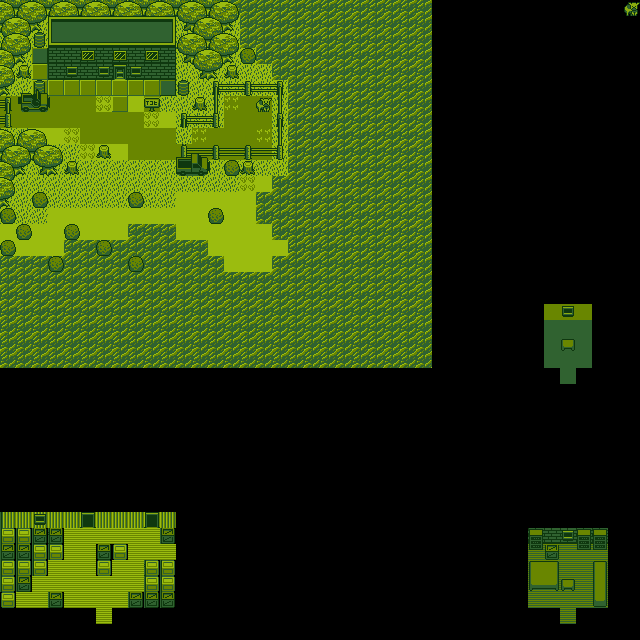

Tiled map render using the project's own tile images. Description and the map definition, with tile-layer contents summarised, below:
An orthogonal 40x40 tile map with 16x16 px tiles, 4 tile layers (ground, Tile Layer 2, decoration, overtop), 1 hidden layer not drawn and 52 objects.

<map version="1.2" tiledversion="1.2.4" orientation="orthogonal" renderorder="right-down" width="40" height="40" tilewidth="16" tileheight="16" infinite="0" nextlayerid="7" nextobjectid="64">
 <tileset firstgid="1" name="tileset" tilewidth="16" tileheight="16" tilecount="210" columns="14">
  <image source="tileset.png" trans="003039" width="224" height="240" />
 </tileset>
 <layer id="1" name="ground" width="40" height="40">
  <data>[1600 cells, 647 non-empty, 8 distinct tile ids]</data>
 </layer>
 <layer id="2" name="Tile Layer 2" width="40" height="40">
  <data>[1600 cells, 236 non-empty, 55 distinct tile ids]</data>
 </layer>
 <layer id="3" name="decoration" width="40" height="40">
  <data>[1600 cells, 40 non-empty, 12 distinct tile ids]</data>
 </layer>
 <objectgroup id="4" name="interactions" visible="0">
  <object id="7" gid="136" x="144" y="112" width="16" height="16">
   <properties>
    <property name="desc" value="The sign is too old and worn to read" />
   </properties>
  </object>
  <object id="10" gid="136" x="16" y="112" width="32" height="16">
   <properties>
    <property name="desc" value="This is how you got here." />
   </properties>
  </object>
  <object id="12" gid="136" x="176" y="176" width="32" height="16">
   <properties>
    <property name="desc" value="This hasn't been here long..." />
   </properties>
  </object>
  <object id="14" gid="24" x="112" y="80" width="16" height="16">
   <properties>
    <property name="destinationX" type="int" value="96" />
    <property name="destinationY" type="int" value="608" />
    <property name="exit" type="int" value="0" />
    <property name="facing" value="up" />
   </properties>
  </object>
  <object id="15" gid="24" x="80" y="528" width="16" height="16">
   <properties>
    <property name="destinationX" type="int" value="560" />
    <property name="destinationY" type="int" value="368" />
    <property name="exit" type="int" value="0" />
    <property name="facing" value="up" />
   </properties>
  </object>
  <object id="16" gid="24" x="144" y="528" width="16" height="16">
   <properties>
    <property name="destinationX" type="int" value="560" />
    <property name="destinationY" type="int" value="608" />
    <property name="exit" type="int" value="0" />
    <property name="facing" value="up" />
   </properties>
  </object>
  <object id="17" gid="24" x="96" y="624" width="16" height="16">
   <properties>
    <property name="destinationX" type="int" value="112" />
    <property name="destinationY" type="int" value="96" />
    <property name="exit" type="int" value="0" />
    <property name="facing" value="down" />
   </properties>
  </object>
  <object id="18" gid="24" x="560" y="384" width="16" height="16">
   <properties>
    <property name="destinationX" type="int" value="80" />
    <property name="destinationY" type="int" value="544" />
    <property name="exit" type="int" value="0" />
    <property name="facing" value="down" />
   </properties>
  </object>
  <object id="19" gid="24" x="560" y="624" width="16" height="16">
   <properties>
    <property name="destinationX" type="int" value="144" />
    <property name="destinationY" type="int" value="544" />
    <property name="exit" type="int" value="0" />
    <property name="facing" value="down" />
   </properties>
  </object>
  <object id="20" gid="136" x="48" y="608" width="16" height="16">
   <properties>
    <property name="desc" value="Just a crate." />
   </properties>
  </object>
  <object id="21" gid="136" x="32" y="576" width="16" height="16">
   <properties>
    <property name="desc" value="Just a crate." />
   </properties>
  </object>
  <object id="22" gid="136" x="48" y="560" width="16" height="16">
   <properties>
    <property name="desc" value="Just a crate." />
   </properties>
  </object>
  <object id="23" gid="136" x="16" y="592" width="16" height="16">
   <properties>
    <property name="desc" value="Just a crate." />
   </properties>
  </object>
  <object id="24" gid="136" x="128" y="608" width="16" height="16">
   <properties>
    <property name="desc" value="Just a crate." />
   </properties>
  </object>
  <object id="25" gid="136" x="144" y="592" width="16" height="16">
   <properties>
    <property name="desc" value="Just a crate." />
   </properties>
  </object>
  <object id="26" gid="136" x="160" y="544" width="16" height="16">
   <properties>
    <property name="desc" value="Just a crate." />
   </properties>
  </object>
  <object id="27" gid="136" x="160" y="576" width="16" height="16">
   <properties>
    <property name="desc" value="Just a crate." />
   </properties>
  </object>
  <object id="28" gid="136" x="0" y="592" width="16" height="16">
   <properties>
    <property name="desc" value="Just a crate." />
   </properties>
  </object>
  <object id="29" gid="136" x="48" y="544" width="16" height="16">
   <properties>
    <property name="desc" value="Nice barrel." />
   </properties>
  </object>
  <object id="30" gid="136" x="48" y="544" width="16" height="16">
   <properties>
    <property name="desc" value="Nice barrel." />
   </properties>
  </object>
  <object id="31" gid="136" x="144" y="576" width="16" height="16">
   <properties>
    <property name="desc" value="Nice barrel." />
   </properties>
  </object>
  <object id="32" gid="136" x="176" y="96" width="16" height="16">
   <properties>
    <property name="desc" value="Nice barrel." />
   </properties>
  </object>
  <object id="33" gid="136" x="32" y="96" width="16" height="16">
   <properties>
    <property name="desc" value="Nice barrel." />
   </properties>
  </object>
  <object id="34" gid="136" x="48" y="144" width="16" height="16">
   <properties>
    <property name="desc" value="Nice barrel." />
   </properties>
  </object>
  <object id="35" gid="136" x="96" y="576" width="16" height="16">
   <properties>
    <property name="desc" value="Just a crate." />
   </properties>
  </object>
  <object id="36" gid="136" x="96" y="560" width="16" height="16">
   <properties>
    <property name="desc" value="Just a crate." />
   </properties>
  </object>
  <object id="37" gid="136" x="112" y="560" width="16" height="16">
   <properties>
    <property name="desc" value="Just a crate." />
   </properties>
  </object>
  <object id="38" gid="136" x="560" y="320" width="16" height="16">
   <properties>
    <property name="desc" value="What a view!" />
   </properties>
  </object>
  <object id="39" gid="136" x="560" y="544" width="16" height="16">
   <properties>
    <property name="desc" value="What a view!" />
   </properties>
  </object>
  <object id="40" gid="136" x="544" y="560" width="16" height="16">
   <properties>
    <property name="desc" value="Just a crate." />
    <property name="event" type="int" value="1" />
   </properties>
  </object>
  <object id="41" gid="136" x="576" y="544" width="16" height="16">
   <properties>
    <property name="desc" value="Lots of books about survival." />
   </properties>
  </object>
  <object id="42" gid="136" x="592" y="544" width="16" height="16">
   <properties>
    <property name="desc" value="Lots of technical books." />
   </properties>
  </object>
  <object id="44" gid="136" x="0" y="608" width="16" height="16">
   <properties>
    <property name="desc" value="Just a crate." />
   </properties>
  </object>
  <object id="45" gid="86" x="16" y="128" width="16" height="16">
   <properties>
    <property name="start" value="right" />
   </properties>
  </object>
  </objectgroup>
 <layer id="5" name="collisions" width="40" height="40" visible="0">
  <data>[1600 cells, 298 non-empty, 1 distinct tile ids]</data>
 </layer>
 <layer id="6" name="overtop" width="40" height="40">
  <data>[1600 cells, 2 non-empty, 2 distinct tile ids]</data>
 </layer>
</map>
<!-- 18 of 52 objects omitted -->